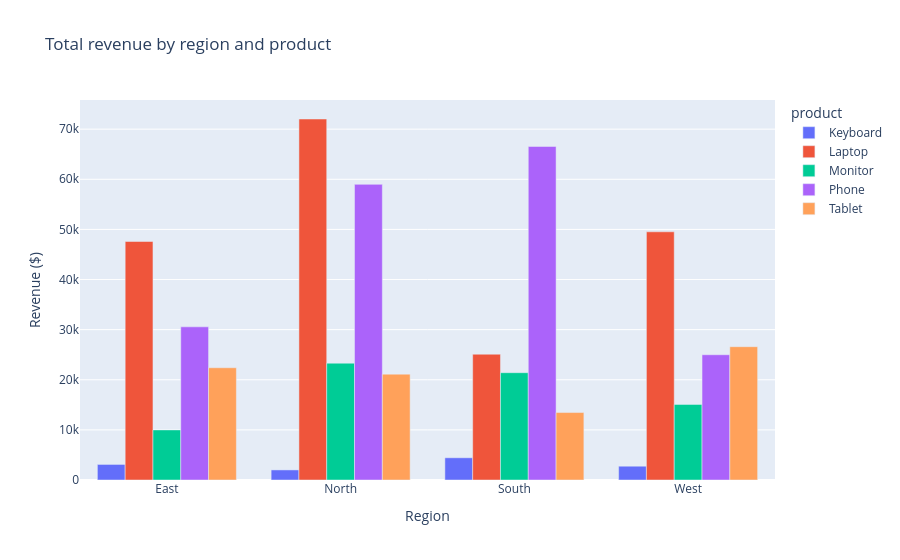

Notebook cell for this chart:
### Code cell
revenue_by_region_product = (
    retail.groupby(["region", "product"])["sales_revenue"].sum().reset_index()
)

fig = px.bar(
    revenue_by_region_product,
    x="region", y="sales_revenue", color="product",
    barmode="group",
    title="Total revenue by region and product",
    labels={"sales_revenue": "Revenue ($)", "region": "Region"},
)
fig.show()

### Figure 1 — Plotly figure (JSON) as saved in the notebook; plotly's stock layout.template omitted (floating-point values rounded to 4 significant figures)
{"data": [{"alignmentgroup": "True", "hovertemplate": "product=Keyboard<br>Region=%{x}<br>Revenue ($)=%{y}<extra></extra>", "legendgroup": "Keyboard", "marker": {"color": "#636efa", "pattern": {"shape": ""}}, "name": "Keyboard", "offsetgroup": "Keyboard", "orientation": "v", "showlegend": true, "textposition": "auto", "type": "bar", "x": ["East", "North", "South", "West"], "xaxis": "x", "y": [3107.0, 2011.0, 4433.0, 2751.0], "yaxis": "y"}, {"alignmentgroup": "True", "hovertemplate": "product=Laptop<br>Region=%{x}<br>Revenue ($)=%{y}<extra></extra>", "legendgroup": "Laptop", "marker": {"color": "#EF553B", "pattern": {"shape": ""}}, "name": "Laptop", "offsetgroup": "Laptop", "orientation": "v", "showlegend": true, "textposition": "auto", "type": "bar", "x": ["East", "North", "South", "West"], "xaxis": "x", "y": [47590.0, 72030.0, 25100.0, 49520.0], "yaxis": "y"}, {"alignmentgroup": "True", "hovertemplate": "product=Monitor<br>Region=%{x}<br>Revenue ($)=%{y}<extra></extra>", "legendgroup": "Monitor", "marker": {"color": "#00cc96", "pattern": {"shape": ""}}, "name": "Monitor", "offsetgroup": "Monitor", "orientation": "v", "showlegend": true, "textposition": "auto", "type": "bar", "x": ["East", "North", "South", "West"], "xaxis": "x", "y": [9994.0, 23310.0, 21410.0, 15080.0], "yaxis": "y"}, {"alignmentgroup": "True", "hovertemplate": "product=Phone<br>Region=%{x}<br>Revenue ($)=%{y}<extra></extra>", "legendgroup": "Phone", "marker": {"color": "#ab63fa", "pattern": {"shape": ""}}, "name": "Phone", "offsetgroup": "Phone", "orientation": "v", "showlegend": true, "textposition": "auto", "type": "bar", "x": ["East", "North", "South", "West"], "xaxis": "x", "y": [30560.0, 58990.0, 66550.0, 24990.0], "yaxis": "y"}, {"alignmentgroup": "True", "hovertemplate": "product=Tablet<br>Region=%{x}<br>Revenue ($)=%{y}<extra></extra>", "legendgroup": "Tablet", "marker": {"color": "#FFA15A", "pattern": {"shape": ""}}, "name": "Tablet", "offsetgroup": "Tablet", "orientation": "v", "showlegend": true, "textposition": "auto", "type": "bar", "x": ["East", "North", "South", "West"], "xaxis": "x", "y": [22390.0, 21120.0, 13460.0, 26600.0], "yaxis": "y"}], "layout": {"barmode": "group", "legend": {"title": {"text": "product"}, "tracegroupgap": 0}, "title": {"text": "Total revenue by region and product"}, "xaxis": {"anchor": "y", "domain": [0.0, 1.0], "title": {"text": "Region"}}, "yaxis": {"anchor": "x", "domain": [0.0, 1.0], "title": {"text": "Revenue ($)"}}}}
